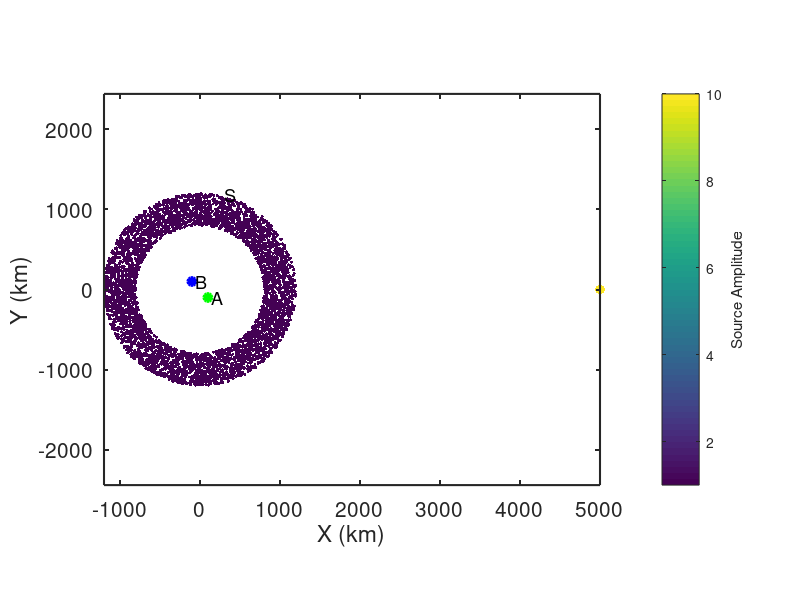

Reproduce this figure in MATLAB. (Note: this script raises an error after producing the figure.)
% Simulate random sources along a finite-width donut and include a spurious
% source
%
% jbrussell - 7/2023

clear; close all;

addpath('../functions/');

dx = 10; % km
x = [-1000:dx:1000]; % km
y = [-1000:dx:1000]; % km
dt = 1; % sec
Ndays = 10;
t = [0:dt:60*60]; % [sec] daily time axis

% Location of virtual source (A)
x_Asrc = 100; % km
y_Asrc = -100; % km

% Location of receiver (B)
x_Brec = -100; % km
y_Brec = 100; % km

% Location of "source" ring (S)
N_sources = 5000; % Number of sources
N_excite = 1; % number of times to randomly excite each Source each hour
dr_S = 200; % [km] width of annulus, S
r_S = 1000 + (dr_S*2*rand(N_sources,1)' - dr_S); %1000; % [km] radius of source ring
% dtheta = 0.1;
theta_S = 360*rand(N_sources,1)'; %[0:dtheta:360-dtheta];
% r_S(theta_S>90 & theta_S<180) = []; % remove sector of sources
% theta_S(theta_S>90 & theta_S<180) = []; % remove sector of sources
amp_S = ones(size(theta_S)); % amplitude of sources

% Set up sprious noise source as last element
r_S(end) = 5000; %linspace(5000-0,5000+0,1);
theta_S(end) = 90; %linspace(90-0,90+0,1);
amp_S(end) = 5*2;

x_S = r_S.*sind(theta_S);
y_S = r_S.*cosd(theta_S);

% Gaussian/Ricker wavelet properties
% c = 3.5; % [km/s] phase velocity
grv = 3.5; % [km/s] group velocity
% sig = 40; % km;
f_cent = 1/8; % 1/100; % [1/s] freq


figure(98); clf;
box on; hold on;
plot(x_Asrc,y_Asrc,'og','linewidth',2,'MarkerFaceColor','g');
text(x_Asrc+50,y_Asrc,'A','fontsize',13);
plot(x_Brec,y_Brec,'ob','linewidth',2,'MarkerFaceColor','b');
text(x_Brec+50,y_Brec,'B','fontsize',13);
scatter(x_S,y_S,amp_S*5,amp_S,'o','filled');
text(x_S(1),y_S(1)+75,'S','fontsize',13);
axis square; axis equal;
set(gca,'fontsize',15,'linewidth',1.5,'layer','top');
xlabel('X (km)');
ylabel('Y (km)');
cb = colorbar;
ylabel(cb,'Source Amplitude');
colormap(viridis);

%% Generate wavefield at ring of sources S

% Build frequency and time axes
Nt = length(t);
Fs = 1./dt;
f = Fs*(0:(Nt/2))/Nt;
time = ([0:Nt-1]-floor(Nt/2))*dt;  % build lagtime vector for plotting
time = [time(time<0), time(time>=0)];

% Expected time between A and B
R_A_B = sqrt((x_Asrc-x_Brec).^2 + (y_Asrc-y_Brec).^2); % [km] distance from A to B
t_A_B = R_A_B ./ grv;

% Theoretical prediction of ccf from Goran's class notes
ccf_pre = real(1 ./ sqrt(t_A_B.^2 - time.^2));
A = 1;
J0_pre = besselj(0,2*pi*f*t_A_B) * A;

% Theoretical prediction of spurious source arrival time
azi_A_B = angle((y_Brec-y_Asrc) + 1i*(x_Brec-x_Asrc))*180/pi;
azi_S_A = angle((y_Asrc-y_S(end)) + 1i*(x_Asrc-x_S(end)))*180/pi;
t_A_B_spurious = t_A_B .* cosd(azi_A_B-azi_S_A);

cohsum = zeros(size(t));
ccf_auto = zeros(size(t));
ihrs_total = 0;
ccf_all = {};
cohsum_all = {};
ccf_misfit = [];
for iday = 1:Ndays
    for ihr = 1 : (24/(max(t)/60/60))
        % Generate wavefields at A and B due to random noise at all Si
        Si_A = zeros(size(t));
        Si_B = zeros(size(t));
        for isrc = 1:length(x_S)
            R_Si_A = sqrt((x_Asrc-x_S(isrc)).^2 + (y_Asrc-y_S(isrc)).^2); % [km] distance from Si to A
            R_Si_B = sqrt((x_Brec-x_S(isrc)).^2 + (y_Brec-y_S(isrc)).^2); % [km] distance from Si to B

            % Ricker wavelet
            % Generate random wavelet start times
            tshift = sort(0 + (max(t)-0) .* rand(N_excite,1));
            % Loop through and generate Ricker wavelets for Si
            for ii = 1:N_excite
%                 f_cent = 1./(3 + (10-3) .* rand(1,1));
                Si_A = Si_A + amp_S(isrc) .* ricker_wavelet(t-tshift(ii),R_Si_A,grv,f_cent);
                Si_B = Si_B + amp_S(isrc) .* ricker_wavelet(t-tshift(ii),R_Si_B,grv,f_cent);
%                 if isrc == length(x_S) % make regularly repeating source
%                     for jj = 1:4 % number of times to repeat source
%                         dt_repeat = 20 + (-20 + 40*rand(1,1)); % [s] time between repititions
%                         Si_A = Si_A + amp_S(isrc) .* ricker_wavelet(t-tshift(ii)-dt_repeat*jj,R_Si_A,grv,f_cent);
%                         Si_B = Si_B + amp_S(isrc) .* ricker_wavelet(t-tshift(ii)-dt_repeat*jj,R_Si_B,grv,f_cent);
%                     end
%                 end
            end
        end
        
        % Taper waveform
        Si_A = cos_taper(Si_A);
        Si_B = cos_taper(Si_B);

        % Calculate power spectra
        fftA = fft(Si_A);
        % fftA = spectrumwhiten_smooth(fftA,0.001);
%         P_A = abs(fftA/Nt);
%         P_A = P_A(1:Nt/2+1);
%         P_A(2:end-1) = 2*P_A(2:end-1);
        fftB = fft(Si_B);
        % fftB = spectrumwhiten_smooth(fftB,0.001);
%         P_B = abs(fftB/Nt);
%         P_B = P_B(1:Nt/2+1);
%         P_B(2:end-1) = 2*P_B(2:end-1);

        % Calculate cross-correlation (A --> B Causal; B --> A Acausal)
        cohsum = cohsum + fftB.*conj(fftA) ./ abs(fftB) ./ abs(fftA);
        ccf = real(ifft(cohsum,Nt)); % inverse FFT to get time domain
        ccf = fftshift(ccf); % rearrange values as [-lag lag]
        ccf = detrend(ccf);
        ccf = cos_taper(ccf);
        
        % Auto-correlation
        ccf_auto = ccf_auto + xcorr(Si_A,Si_A,floor(length(t)/2));
        
        ihrs_total = ihrs_total + 1;
        ccf_all{ihrs_total} = ccf;
        cohsum_all{ihrs_total} = cohsum;
        ccf_misfit(ihrs_total) = sum((ccf_all{ihrs_total} ./ max(ccf_all{ihrs_total}) - ccf_pre ./ max(ccf_pre)).^2) / length(ccf_pre);
        
        if 1 && mod(ihrs_total,12)==0
            figure(99); clf;
            set(gcf,'position',[2         206        1730         814]);
            
            subplot(2,2,1); box on; hold on;
            plot(x_Asrc,y_Asrc,'og','linewidth',2,'MarkerFaceColor','g');
            text(x_Asrc+50,y_Asrc,'A','fontsize',13);
            plot(x_Brec,y_Brec,'ob','linewidth',2,'MarkerFaceColor','b');
            text(x_Brec+50,y_Brec,'B','fontsize',13);
            scatter(x_S,y_S,amp_S*5,amp_S,'o','filled');
            text(x_S(1),y_S(1)+75,'S','fontsize',13);
            axis square; axis equal;
            set(gca,'fontsize',15,'linewidth',1.5,'layer','top');
            xlabel('X (km)');
            ylabel('Y (km)');
            cb = colorbar;
            ylabel(cb,'Source Amplitude');
            colormap(viridis);
            
            subplot(2,2,3); box on; hold on;
            plot([1:ihrs_total],ccf_misfit,'-b','linewidth',2);
            plot(ihrs_total,ccf_misfit(ihrs_total),'ok','linewidth',1,'markersize',12,'MarkerFaceColor','b');
            set(gca,'fontsize',15,'linewidth',1.5);
            xlabel('Data length (hr)');
            ylabel('Misfit');
            
%             % Filter CCF before plotting
%             coperiod = [5 20];
%             costap_wid = 0.2; % 0 => box filter; 1 => Hann window
%             [ ccf_filtered ] = tukey_filt( fft(fftshift(ccf_all{ihrs_total})),coperiod,dt,costap_wid );
%             ccf_all{ihrs_total} = fftshift(real(ifft(ccf_filtered)));

            subplot(2,2,2); box on; hold on;
%             ccf_pre_conv = conv(ccf_pre,ccf_auto,'same');
            plot(time,ccf_all{ihrs_total} ./ max(ccf_all{ihrs_total}),'-k','linewidth',2);
            plot(time,ccf_pre ./ max(ccf_pre),'-r','linewidth',1);
%             plot(time,ccf_pre_conv ./ max(ccf_pre_conv),'--g','linewidth',1);
            plot(t_A_B_spurious*[1 1],[0 1],'--r','linewidth',1);
            set(gca,'fontsize',15,'linewidth',1.5)
            xlim([-200 200]);
            title([num2str(ihrs_total),' hrs']);
            xlabel('Lag Time (s)');
            ylabel('CCF_{A,B}');

            P_ccf = abs(cohsum_all{ihrs_total}/Nt);
            P_ccf = P_ccf(1:Nt/2+1);
            P_ccf(2:end-1) = 2*P_ccf(2:end-1);

%             subplot(2,1,2); box on; hold on;
%             plot(1./f,P_ccf,'-b');
%             plot(1./f,smooth(P_ccf,20),'-k','linewidth',2);
%             plot(1./f_cent*[1 1],[min(P_ccf) max(P_ccf)],'--r','linewidth',1.5);
%             % xlim([0 500]);
%             set(gca,'fontsize',15,'linewidth',1.5,'xscale','log','yscale','log')
%             xlabel('Period (s)');

            subplot(2,2,4); box on; hold on;
            J0 = real(cohsum_all{ihrs_total}(1:Nt/2+1));
            plot(f,J0 ./ rms(J0),'-b');
            plot(f,smooth(J0,10) ./ rms(J0),'-k','linewidth',2);
            plot(f,J0_pre ./ rms(J0_pre),'-r','linewidth',1);
            plot(f_cent*[1 1],[0 1],'--r','linewidth',1.5);
            % xlim([0 500]);
            set(gca,'fontsize',15,'linewidth',1.5,'xscale','linear','yscale','linear')
            xlabel('Freq (Hz)');
            ylabel('J_0');
            xlim([0 max(f)]);

            drawnow;
        end
    end
end

%%
clear OUTmovie

is_movieout = 1;

if is_movieout
        
    OUTmovie(length(1:1:ihrs_total)) = struct('cdata',[],'colormap',[]);
    OUTit = 0;
    misfit = [];
    for ii = 1:1:ihrs_total
    
        figure(3); clf;
        set(gcf,'position',[2         206        1730         814]);
        
        subplot(2,2,1); box on; hold on;
        plot(x_Asrc,y_Asrc,'og','linewidth',2,'MarkerFaceColor','g');
        text(x_Asrc+50,y_Asrc,'A','fontsize',13);
        plot(x_Brec,y_Brec,'ob','linewidth',2,'MarkerFaceColor','b');
        text(x_Brec+50,y_Brec,'B','fontsize',13);
        scatter(x_S,y_S,amp_S*5,amp_S,'o','filled');
        text(x_S(1),y_S(1)+75,'S','fontsize',13);
        axis square; axis equal;
        set(gca,'fontsize',15,'linewidth',1.5,'layer','top');
        xlabel('X (km)');
        ylabel('Y (km)');
        cb = colorbar;
        ylabel(cb,'Source Amplitude');
        colormap(viridis);
        
        subplot(2,2,3); box on; hold on;
        plot([1:ii],ccf_misfit(1:ii),'-b','linewidth',2);
        plot(ii,ccf_misfit(ii),'ok','linewidth',1,'markersize',12,'MarkerFaceColor','b');
        set(gca,'fontsize',15,'linewidth',1.5);
        xlim([0 length(ccf_misfit)]);
        ylim([0 max(ccf_misfit)]);
        xlabel('Data length (hr)');
        ylabel('Misfit');
        
        subplot(2,2,2); box on; hold on;
%         ccf_pre_conv = conv(ccf_pre,ccf_auto,'same');
        plot(time,ccf_all{ii} ./ max(ccf_all{ii}),'-k','linewidth',2);
        plot(time,ccf_pre ./ max(ccf_pre),'-r','linewidth',1);
%         plot(time,ccf_pre_conv ./ max(ccf_pre_conv),'--g','linewidth',1);
        plot(t_A_B_spurious*[1 1],[0 1],'--r','linewidth',1);
        set(gca,'fontsize',15,'linewidth',1.5)
        xlim([-200 200]);
        ylim([-0.3 1.1]);
        title([num2str(ii),' hrs']);
        xlabel('Lag Time (s)');
        ylabel('CCF_{A,B}');

        P_ccf = abs(cohsum_all{ii}/Nt);
        P_ccf = P_ccf(1:Nt/2+1);
        P_ccf(2:end-1) = 2*P_ccf(2:end-1);

%         subplot(2,1,2); box on; hold on;
%         plot(1./f,P_ccf,'-b');
%         plot(1./f,smooth(P_ccf,20),'-k','linewidth',2);
%         plot(1./f_cent*[1 1],[min(P_ccf) max(P_ccf)],'--r','linewidth',1.5);
%         % xlim([0 500]);
%         set(gca,'fontsize',15,'linewidth',1.5,'xscale','log','yscale','log')
%         xlabel('Period (s)');
        
        subplot(2,2,4); box on; hold on;
        J0 = real(cohsum_all{ii}(1:Nt/2+1));
        plot(f,J0 ./ rms(J0),'-b');
        plot(f,smooth(J0,10) ./ rms(J0),'-k','linewidth',2);
        plot(f,J0_pre ./ rms(J0_pre),'-r','linewidth',1);
        plot(f_cent*[1 1],[0 1],'--r','linewidth',1.5);
        % xlim([0 500]);
        set(gca,'fontsize',15,'linewidth',1.5,'xscale','linear','yscale','linear')
        xlabel('Freq (Hz)');
        ylabel('J_0');
        xlim([0 max(f)]);

        drawnow;

        OUTit = OUTit + 1;
        rect = get(gcf,'Position'); rect(1:2) = [0 0]; 
        OUTmovie(OUTit) = getframe(gcf,rect);
    end
    
    vid = VideoWriter(['noise_ccf_build_Sdonut_spurious','.avi']);
    vid.FrameRate = 10;
    open(vid);
    OUTmovie(1) = [];
    writeVideo(vid,OUTmovie);
    close(vid);
end
